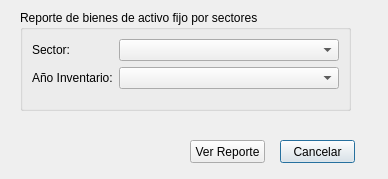
<?xml version="1.0" encoding="UTF-8"?>
<ui version="4.0">
 <class>BienesporSector</class>
 <widget class="QDialog" name="BienesporSector">
  <property name="geometry">
   <rect>
    <x>0</x>
    <y>0</y>
    <width>388</width>
    <height>179</height>
   </rect>
  </property>
  <property name="windowTitle">
   <string>Dialog</string>
  </property>
  <widget class="QGroupBox" name="groupBox">
   <property name="geometry">
    <rect>
     <x>20</x>
     <y>10</y>
     <width>331</width>
     <height>101</height>
    </rect>
   </property>
   <property name="title">
    <string>Reporte de bienes de activo fijo por sectores</string>
   </property>
   <layout class="QFormLayout" name="formLayout">
    <item row="0" column="0">
     <widget class="QLabel" name="label">
      <property name="text">
       <string>Sector:</string>
      </property>
     </widget>
    </item>
    <item row="0" column="1">
     <widget class="QComboBox" name="descripSector"/>
    </item>
    <item row="1" column="0">
     <widget class="QLabel" name="label_2">
      <property name="text">
       <string>Año Inventario:</string>
      </property>
     </widget>
    </item>
    <item row="1" column="1">
     <widget class="QComboBox" name="anioSelecc"/>
    </item>
   </layout>
  </widget>
  <widget class="QPushButton" name="btnCancelar">
   <property name="geometry">
    <rect>
     <x>280</x>
     <y>140</y>
     <width>75</width>
     <height>23</height>
    </rect>
   </property>
   <property name="text">
    <string>Cancelar</string>
   </property>
  </widget>
  <widget class="QPushButton" name="btnVerReporte">
   <property name="geometry">
    <rect>
     <x>190</x>
     <y>140</y>
     <width>75</width>
     <height>23</height>
    </rect>
   </property>
   <property name="text">
    <string>Ver Reporte</string>
   </property>
  </widget>
 </widget>
 <resources/>
 <connections/>
</ui>
